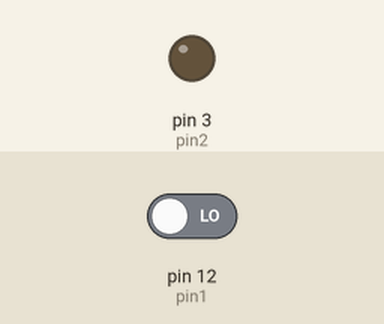
The sketch below on a simulated Arduino Uno, built with avr-gcc and run on an emulated ATmega328P. Shown: output pins drawn as LEDs (lit = HIGH). Inputs (shaded band) come from the test bench; at power-on: pin 12 (pin1) LOW. What the sketch prints to the serial monitor is not drawn.

Above: at 1.2 s.
1.3 s: pin 12 (pin1) driven HIGH
At 1.7 s:
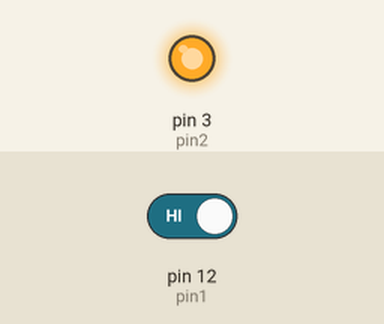
4.3 s: pin 12 (pin1) driven LOW
At 5.3 s:
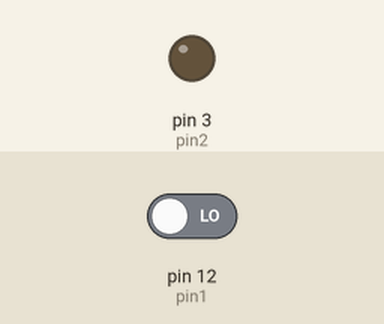
Timing chart, 0 to 7.3 s (numbered marks = the images above; inputs shaded):
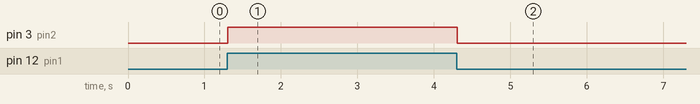

The sketch:

pir_light.ino
```cpp
int pin1=12;
int pin2=3;

void setup()
{
pinMode(pin1,INPUT);
pinMode(pin2,OUTPUT);
Serial.begin(9600);
}

void loop()
{
  int value=digitalRead(pin1);
  Serial.println(value);
  if(value==1)
  {
    digitalWrite(pin2,HIGH);
    delay(500);
  }
    digitalWrite(pin2,LOW);
}
```

Measured:
- after the input at 1.3 s, pin 3 (pin2): LOW → HIGH at once
- after the input at 4.3 s, pin 3 (pin2): HIGH → LOW at once
